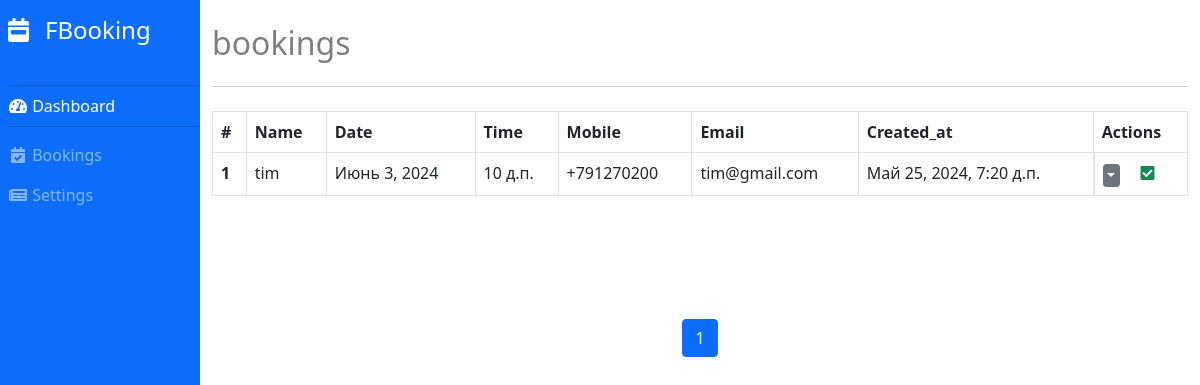
/booking2/admin/list (signed in), run on the app's committed database.
### booking/models.py (models this page shows, shortened)
class Booking(models.Model):
    user = models.ForeignKey(settings.AUTH_USER_MODEL,
                             on_delete=models.CASCADE, blank=True, null=True)
    date = models.DateField()
    time = models.TimeField()
    user_name = models.CharField(max_length=250)
    user_email = models.EmailField()
    approved = models.BooleanField(default=False)
    user_mobile = models.CharField(blank=True, null=True, max_length=10)
    created_at = models.DateTimeField(auto_now_add=True)
    updated_at = models.DateTimeField(auto_now=True)

### booking/views/admin_views/list_view.py (the view)
# urls.py: path("admin/list", BookingListView.as_view(), name="booking_list"),
class BookingListView(BookingSettingMixin, ListView):
    model = Booking
    template_name = "booking/admin/booking_list.html"
    paginate_by = PAGINATION

### booking/utils.py (called while the page is built)
    @method_decorator(login_required)
    def dispatch(self, request, *args, **kwargs):
        if not request.user.is_staff:
            return redirect(settings.LOGIN_URL)
        return super().dispatch(request, *args, **kwargs)

### booking/templates/booking/admin/booking_list.html
{% extends 'booking/base.html' %}
{% block content %}
<h2 class="text-black-50 my-4">bookings</h2>
<hr>
<div class="row mt-1">
    <div style="min-height: 200px;" class="my-2">
        {% include 'booking/admin/components/booking_tabel.html' with bookings=object_list full_table=True %}
    </div>
</div>
{% include "booking/admin/components/pagination.html" %}
{% endblock content %}

### booking/templates/booking/admin/components/booking_tabel.html (shortened to what this page needs)
<table class="table table-bordered table-hover">
    <thead>
      <tr>
        {% if full_table %}
          <th scope="col">#</th>
        {% endif %}
        <th scope="col">Name</th>
        <th scope="col">Date</th>
        <th scope="col">Time</th>
        <th scope="col">Mobile</th>
        <th scope="col">Email</th>
        {% if full_table %}
          <th scope="col">Created_at</th>
          <th scope="col">Actions</th>
        {% endif %}
      </tr>
    </thead>
    <tbody>
      {% for booking in bookings %}
      <tr>
        {% if full_table %}
          <th scope="row">{{booking.id}}</th>
        {% endif %}
        <td>{{booking.user_name}}</td>
        <td>{{booking.date}}</td>
        <td>{{booking.time}}</td>
        <td>{{booking.user_mobile|default:""}}</td>
        <td>{{booking.user_email}}</td>
        {% if full_table %}
          <td>{{booking.created_at}}</td>
          <td class="d-flex">
            <div class="col dropdown">
              <button class="btn btn-secondary btn-sm dropdown-toggle p-0 pe-1" type="button" id="actionDropdown" data-bs-toggle="dropdown" aria-expanded="false">
              </button>
            </div>
            <div class="col">
              {% if booking.approved %}
                  <i class="fas fa-check-square text-success"></i>
              {% else %}
                  <i class="far fa-pause-circle text-danger"></i>
              {% endif %}
            </div>
        </td>
        {% endif %}
      </tr>
      {% endfor %}
    </tbody>
  </table>

### data on the page
Booking: id "1", user_name "tim", date "Июнь 3, 2024", time "10 д.п.", user_mobile "+791270200", user_email "tim@gmail.com", created_at "Май 25, 2024, 7:20 д.п.", approved True (drawn)

### other printed values
{{ page_obj.number }} "1"
